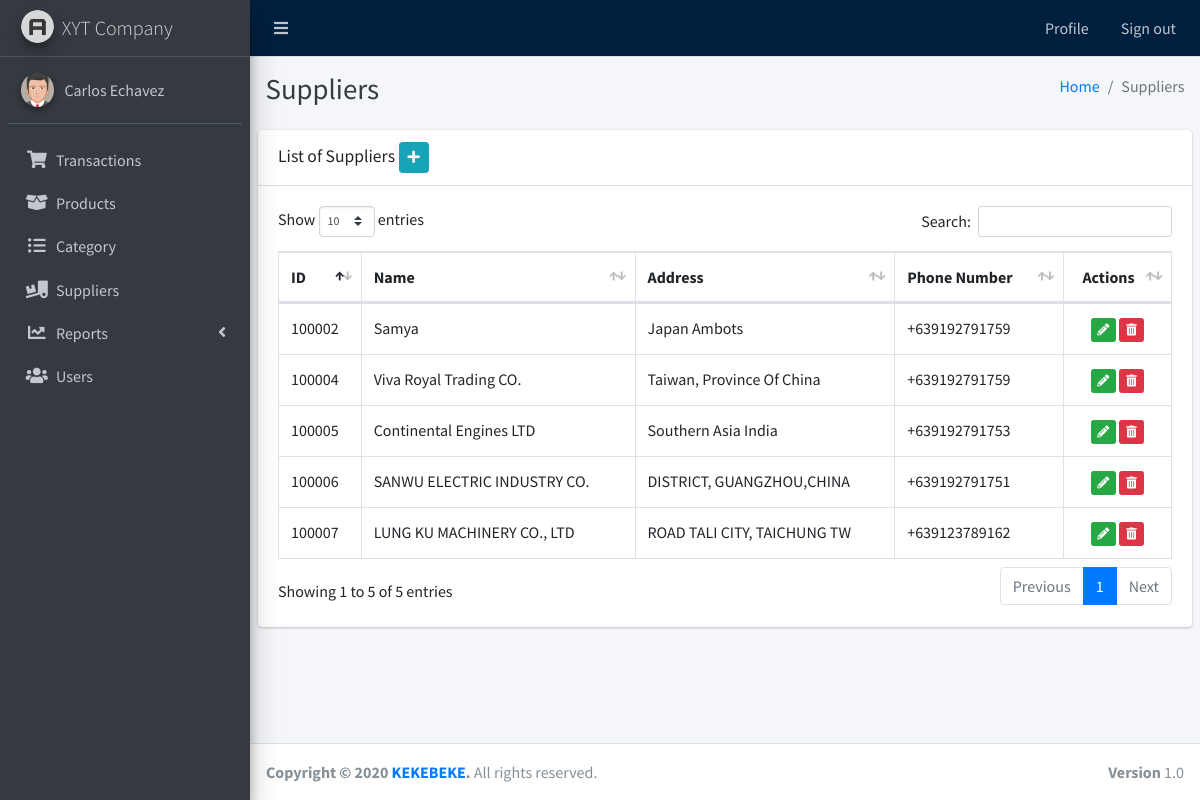
/suppliers.php (signed in), run on the app's committed database.
### tables this page shows
CREATE TABLE `supplier` (
  `id` int(11) NOT NULL,
  `name` varchar(50) NOT NULL,
  `address` text NOT NULL,
  `phone_number` varchar(13) NOT NULL,
  `status` tinyint(4) NOT NULL DEFAULT 1
);

### includes/functions.php (called while the page is built, shortened)
<?php
class functions extends connection {
	function selectAll($query) {
		$statement = $this->connect()->query($query);
		return $statement->fetchAll();
	}
}
$function = new functions();

### includes/connection.php (called while the page is built)
<?php
class connection {
	function connect()
	{
		try {
			$pdo = new PDO("mysql:host=localhost;dbname=db_xyt_company", 'root', '');
			$pdo->setAttribute(PDO::ATTR_ERRMODE, PDO::ERRMODE_EXCEPTION);
			return $pdo;
		} catch (PDOException $e) {
			echo "Connection Failed: " . $e->getMessage();
		}
	}
}

### suppliers.php (the view, shortened to what this page needs)
<?php
  include 'includes/connection.php';
  include 'includes/functions.php';
?>
<!DOCTYPE html>
<html>
<head>
  <?php include 'sections/links.php'; ?>
</head>
<body class="hold-transition sidebar-mini layout-fixed">
  <div class="wrapper">
    <?php include 'sections/navbar.php' ?>
    <?php include 'sections/sidebar.php' ?>
    <div class="content-wrapper">
      <div class="content-header">
        <div class="container-fluid">
          <div class="row mb-2">
            <div class="col-sm-6">
              <h1 class="m-0 text-dark">Suppliers</h1>
            </div>
            <div class="col-sm-6">
              <ol class="breadcrumb float-sm-right">
                <li class="breadcrumb-item"><a href="transactions.php">Home</a></li>
                <li class="breadcrumb-item active">Suppliers</li>
              </ol>
            </div>
          </div>
        </div>
      </div>
      <section class="content">
        <div class="row">
          <div class="col-12">
            <div class="card">
              <div class="card-header">
                <h3 class="card-title">List of Suppliers
                  <button type="button" class="btn btn-sm btn-info" data-toggle="modal" data-target="#modal-default">
                    <i class="fa fa-plus"></i>
                  </button>
                </h3>
              </div>
              <div class="card-body">
                <div class="table-responsive">
                  <table id="supplierTable" class="table table-bordered table-hover">
                    <thead>
                      <tr>
                        <th>ID</th>
                        <th>Name</th>
                        <th>Address</th>
                        <th>Phone Number</th>
                        <th class="text-center">Actions</th>
                      </tr>
                    </thead>
                    <tbody>
                      <?php
                  try {
                      $query = "SELECT * FROM supplier WHERE status != 0";
                      $rows = $function->selectAll($query);
                      foreach ($rows as $row) { ?>
                      <tr>
                        <td><?php echo $row['id']; ?></td>
                        <td><?php echo $row['name']; ?></td>
                        <td><?php echo $row['address']; ?></td>
                        <td><?php echo $row['phone_number']; ?></td>
                        <td class="text-center">
                          <button data-toggle="modal" data-target="#update<?php echo $row['id']; ?>"
                            class="btn btn-success btn-xs">
                            <i class="fa fa-pencil-alt fa-fw"></i>
                          </button>
                          <button data-toggle="modal" data-target="#delete<?php echo $row['id']; ?>"
                            class="btn btn-danger btn-xs">
                            <i class="fa fa-trash-alt fa-fw"></i>
                          </button>
                        </td>
                      </tr>
                      <?php
                      }
                  } catch (PDOException $e) {
                      echo "There is some problem in connection: " . $e->getMessage();
                  } ?>
                    </tbody>
                  </table>
                </div>
              </div>
            </div>
          </div>
        </div>
      </section>
    </div>
    <?php include 'sections/footer.php' ?>
  </div>
</body>
</html>

### data on the page
supplier: id "100002", name "Samya", address "Japan Ambots", phone_number "+639192791759"
supplier: id "100004", name "Viva Royal Trading CO.", address "Taiwan, Province Of China", phone_number "+639192791759"
supplier: id "100005", name "Continental Engines LTD", address "Southern Asia India", phone_number "+639192791753"
supplier: id "100006", name "SANWU ELECTRIC INDUSTRY CO.", address "DISTRICT, GUANGZHOU,CHINA", phone_number "+639192791751"
supplier: id "100007", name "LUNG KU MACHINERY CO., LTD", address "ROAD TALI CITY, TAICHUNG TW", phone_number "+639123789162"

### other printed values
$_SESSION['user']['name'] "Carlos Echavez"
